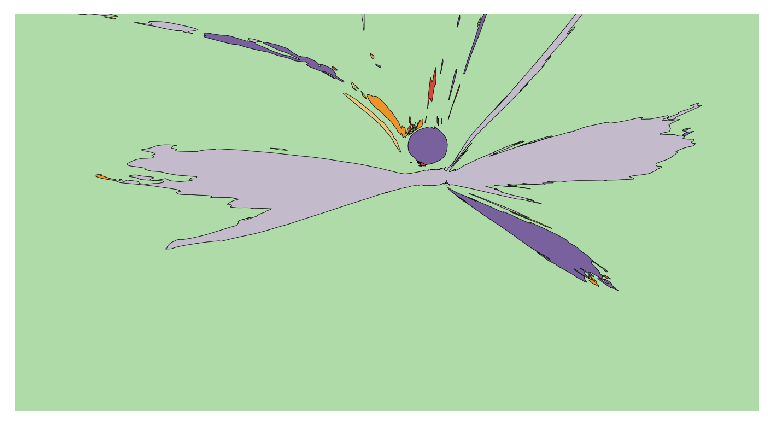
#> input picture world map generation/carto_australia_85_cea_6.png, 774 x 426 px, given in place of carto_world_antarctica_0_cea_0.png, which was not available
$ python assembleCartoWithAntarctica.py
#> lines starting #> are read from the running program, lines starting #| are printed output that depends on the picture; pictures that were not available may be replaced by others from this repository, and a replacement may not be noted
from PIL import Image
import numpy as np
import matplotlib.pyplot as plt
import matplotlib.image as mpimg
import os
import random
# [5 lines of commented-out code are left out]

path = 'C:\\Users\\li.7957\\Desktop\\Map_Identification_Classification\\world map generation\\'
shpFileName = 'shpfile/cartogram/worldCartoWithAntarctica/carto_pop_15_wgs84'

# draw world map

# [123 lines left out: functions assembleCartoImages, get_concat_h, not called in this run]

def get_concat_v(im1, im2):
    dst = Image.new('RGB', (im1.width, im1.height + im2.height))
    dst.paste(im1, (0, 0))
    dst.paste(im2, (0, im1.height))
    return dst

def main():
    savingPath = r"C:\Users\jiali\Desktop\Map_Identification_Classification\world map generation"

    # get the part of antartica
    antar_path = r"C:\Users\jiali\Desktop\Map_Identification_Classification\world map generation"
    antarcticaImage = 'carto_world_antarctica_0_cea_0.png'

    original = Image.open(antar_path + "\\" + antarcticaImage)
#> original is the input picture: PIL image 774x426 RGBA; mean R, G, B, A 181.9, 216.5, 177.8, 255
    width, height = original.size   # Get dimensions
#> width = 774; height = 426
    left = 0
    top = height*9/10
#> top = 383.4
    right = width
#> right = 774
    bottom = height
#> bottom = 426
    antarctica = original.crop((left, top, right, bottom))
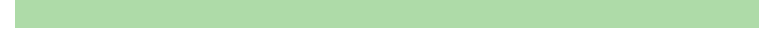
#> antarctica: PIL image 774x43 RGBA; mean R, G, B, A 204.3, 232.5, 200.5, 255
    # antarctica.show()

    # get the part of world without antartica
    carto_path = r"D:\OneDrive - The Ohio State University\Images for training\cartograms\cartoWithoutAntarctica"
    carto_images = os.listdir(carto_path)
    for cartoImageName in carto_images:
        original_carto = Image.open(carto_path + "\\" + cartoImageName)
        # original_carto.show()
        width, height = original_carto.size
        left = 0
        top = 0
        right = width
        bottom = height*9/10
#> bottom = 383.4
        carto = original_carto.crop((left, top, right, bottom))
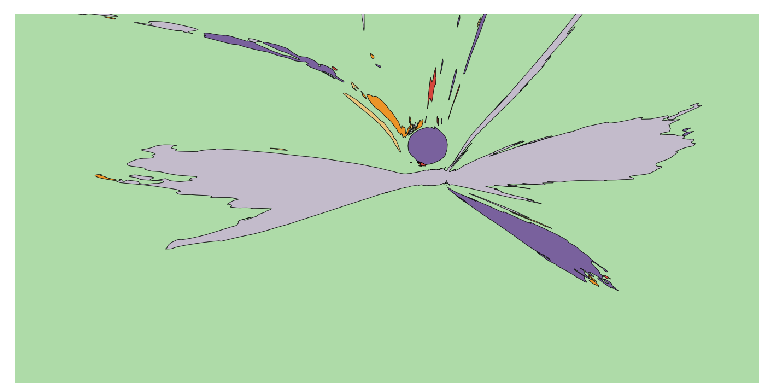
#> carto: PIL image 774x383 RGBA; mean R, G, B, A 179.4, 214.7, 175.3, 255
        # carto.show()
        get_concat_v(carto, antarctica).save(savingPath + '\\' + cartoImageName)
#> in get_concat_v, `dst = Image.new('RGB', (im1.width, im1.height + im2.height))`: dst: PIL image 774x426 RGB; every value is 0
#> in get_concat_v, `dst.paste(im1, (0, 0))`:
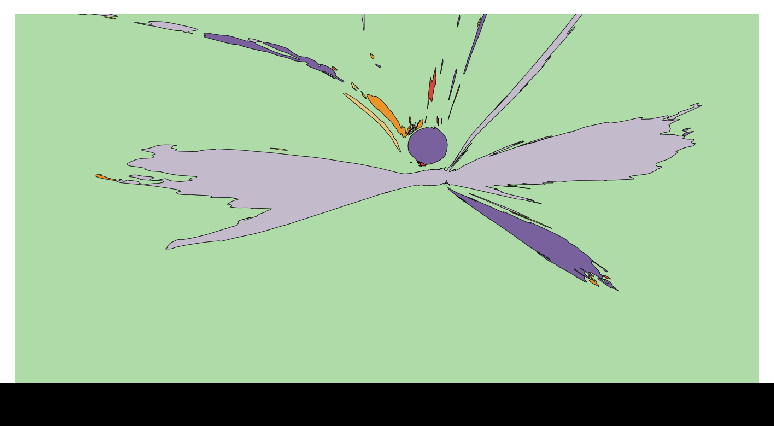
#> dst: PIL image 774x426 RGB; mean R, G, B 161.3, 193.1, 157.6

    # [8 lines of commented-out code are left out]

if __name__ == "__main__":
    main()
